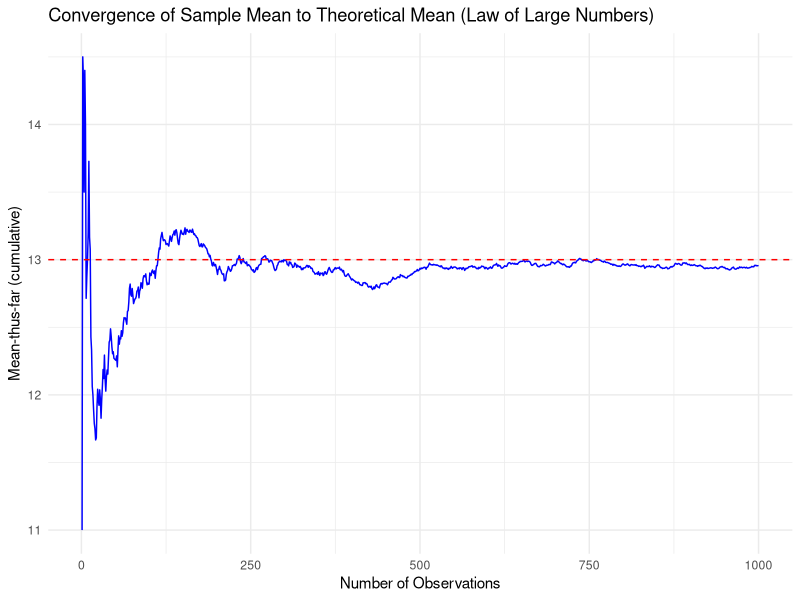
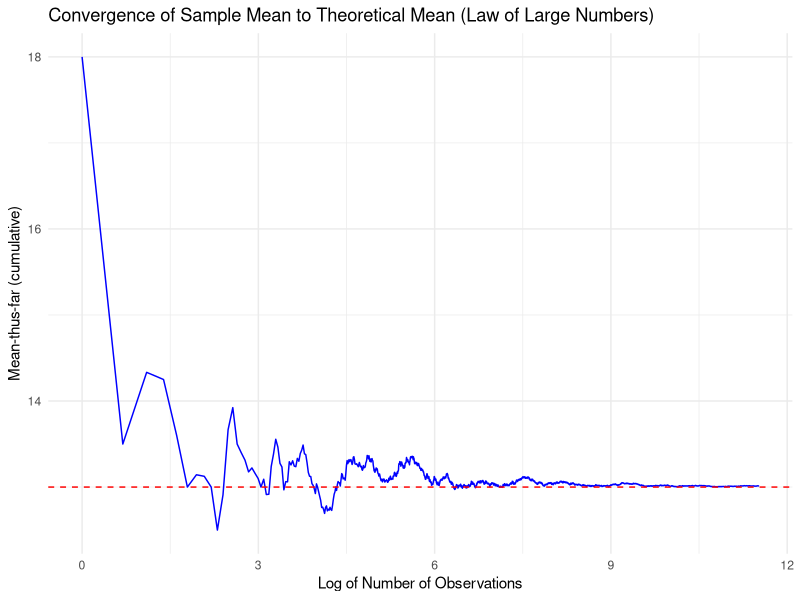
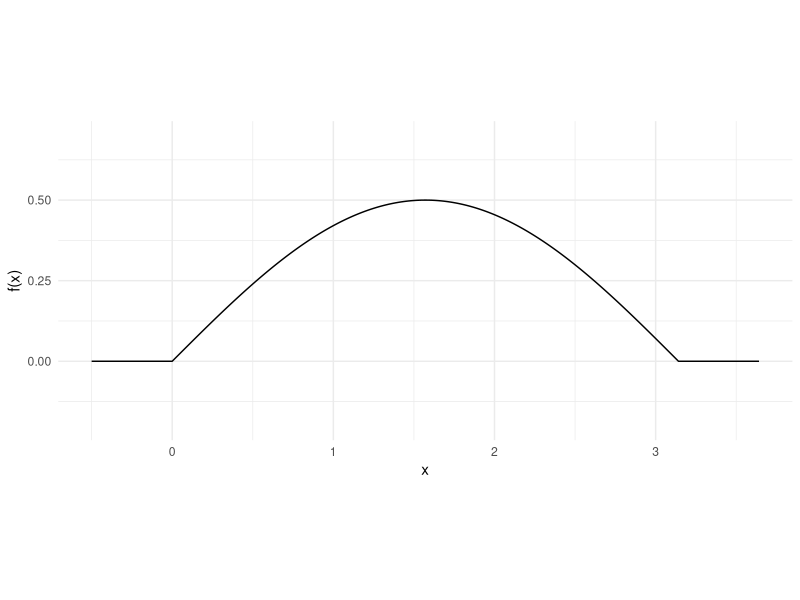

Write R code to recreate these figures, in order.
## ---- chunk 1
knitr::opts_chunk$set(echo=T,eval=T,message=F,warning=F,fig.align='center')
library(tidyverse)
## ---- chunk 2
distance = function(x1, x2, y1, y2, z1, z2) {
  
  return(sqrt((x2-x1)^2 + (y2-y1)^2 + (z2-z1)^2))
}

## ---- chunk 3
lx = 5
ly = 10
lz = 20

NMC <- 10000;
results <- rep( 0, NMC );

for( i in 1:NMC) {
  
  x1 = runif(1, 0, lx)
  y1 = runif(1, 0, ly)
  z1 = runif(1, 0, lz)
  
  x2 = runif(1, 0, lx)
  y2 = runif(1, 0, ly)
  z2 = runif(1, 0, lz)
  
  results[i] <- distance(x1, x2, y1, y2, z1, z2);
}

sum( results )/NMC

## ---- chunk 4
triangle_area = function(x1, y1, x2, y2, x3, y3) {
  
  return(1/2 * abs(x1*(y2-y3) + x2*(y3-y1) + x3*(y1-y2)))
}
## ---- chunk 5
NMC <- 10000;
results <- rep( 0, NMC );

for( i in 1:NMC) {
  
  theta1 = runif(1, 0, 2*pi)
  theta2 = runif(1, 0, 2*pi)
  theta3 = runif(1, 0, 2*pi)
  
  x1 = cos(theta1)
  y1 = sin(theta1)
  x2 = cos(theta2)
  y2 = sin(theta2)
  x3 = cos(theta3)
  y3 = sin(theta3)
  
  results[i] <- triangle_area(x1, y1, x2, y2, x3, y3);
}

sum( results )/NMC
## ---- chunk 6
perimeter = function(x1, y1, x2, y2, x3, y3) {
  
  return(sqrt((x2-x1)^2 + (y2-y1)^2) + sqrt((x3-x2)^2 + (y3-y2)^2) + sqrt((x1-x3)^2 + (y1-y3)^2))
}

## ---- chunk 7
NMC <- 10000;
results <- rep( 0, NMC );

for( i in 1:NMC) {
  
  theta1 = runif(1, 0, 2*pi)
  theta2 = runif(1, 0, 2*pi)
  theta3 = runif(1, 0, 2*pi)
  
  x1 = cos(theta1)
  y1 = sin(theta1)
  x2 = cos(theta2)
  y2 = sin(theta2)
  x3 = cos(theta3)
  y3 = sin(theta3)
  
  results[i] <- perimeter(x1, y1, x2, y2, x3, y3);
}

sum( results )/NMC
## ---- chunk 8
random_standard_norm = function(x1, y1, x2, y2) {
  
  return(sqrt((x2-x1)^2 + (y2-y1)^2))
}
## ---- chunk 9
NMC <- 10000;
results <- rep( 0, NMC );

for( i in 1:NMC) {
  
  x1 = rnorm(1)
  y1 = rnorm(1)
  
  x2 = rnorm(1)
  y2 = rnorm(1)
  
  results[i] <- random_standard_norm(x1, y1, x2, y2);
}

sum( results )/NMC
## ---- chunk 10
len = 1000
index_col <- 1:len
poasson <- rpois(len, 13)
cumulative = cumsum(poasson) / index_col

df <- data.frame(Index = index_col, Poasson = poasson, Cumulative = cumulative)
print(df)
## ---- chunk 11
# Create the line plot
ggplot(df, aes(x = index_col, y = cumulative)) +
  geom_line(color = "blue") +                     # Plot xbar vs n in blue
  geom_hline(yintercept = 13, color = "red", linetype = "dashed") +  # Add a red dashed line at the theoretical mean (13)
  labs(title = "Convergence of Sample Mean to Theoretical Mean (Law of Large Numbers)",
       x = "Number of Observations",
       y = "Mean-thus-far (cumulative)") +
  theme_minimal()
## ---- chunk 12
len = 100000
index_col <- 1:len
poasson <- rpois(len, 13)
cumulative = cumsum(poasson) / index_col

df <- data.frame(Index = index_col, Poasson = poasson, Cumulative = cumulative)
#print(df)
## ---- chunk 13
# Create the line plot
ggplot(df, aes(x = log(index_col), y = cumulative)) +
  geom_line(color = "blue") +                     # Plot xbar vs n in blue
  geom_hline(yintercept = 13, color = "red", linetype = "dashed") +  # Add a red dashed line at the theoretical mean (13)
  labs(title = "Convergence of Sample Mean to Theoretical Mean (Law of Large Numbers)",
       x = "Log of Number of Observations",
       y = "Mean-thus-far (cumulative)") +
  theme_minimal()
## ---- chunk 14
# The scoring function is provided for you. 
# You can feed it a single width or a vector of widths
score <- function(width){
  scores <- rep(0, length(width))
  scores[width<=241] <- width[width<=241]/241*100 
  return(mean(scores))
}
## ---- chunk 15
# here we define a *vectorized* function to evaluate the density of X
pdf_x = function(x) {
  # ifelse is like a function version of an if statement.
  # We use it here to ensure that pdf_x can operate directly on vectors.
  return(ifelse(0<=x & x<=pi , .5*sin(x) , 0 ))
}

# showing the PDF in a plot
ggplot() + geom_function(fun=pdf_x, n=10001) + 
  coord_fixed(ratio=2) + theme_minimal() + 
  xlim(c(-.5,pi+.5)) + ylim(-.2,.7) + labs(x="x", y="f(x)")
## ---- chunk 16
# complete the function
rx = function(n) {
  # TODO: code goes here
}

# The histogram should look like the PDF we plotted above.
# Un-comment the following lines of code and check it looks correct

#hist(rx(1000), probability=TRUE)
#lines(x=seq(0,pi,.01), y=pdf_x(seq(0,pi,.01)), col='red')
